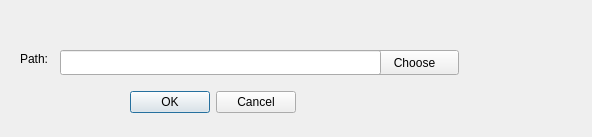
<?xml version="1.0" encoding="UTF-8"?>
<ui version="4.0">
 <class>Choose</class>
 <widget class="QDialog" name="Choose">
  <property name="geometry">
   <rect>
    <x>0</x>
    <y>0</y>
    <width>592</width>
    <height>137</height>
   </rect>
  </property>
  <property name="windowTitle">
   <string>Dialog</string>
  </property>
  <widget class="QDialogButtonBox" name="result">
   <property name="geometry">
    <rect>
     <x>130</x>
     <y>90</y>
     <width>166</width>
     <height>25</height>
    </rect>
   </property>
   <property name="standardButtons">
    <set>QDialogButtonBox::Cancel|QDialogButtonBox::Ok</set>
   </property>
  </widget>
  <widget class="QPushButton" name="choose">
   <property name="geometry">
    <rect>
     <x>370</x>
     <y>50</y>
     <width>89</width>
     <height>25</height>
    </rect>
   </property>
   <property name="text">
    <string>Choose</string>
   </property>
  </widget>
  <widget class="QLabel" name="label">
   <property name="geometry">
    <rect>
     <x>20</x>
     <y>50</y>
     <width>67</width>
     <height>17</height>
    </rect>
   </property>
   <property name="text">
    <string>Path:</string>
   </property>
  </widget>
  <widget class="QLineEdit" name="text">
   <property name="geometry">
    <rect>
     <x>60</x>
     <y>50</y>
     <width>321</width>
     <height>25</height>
    </rect>
   </property>
  </widget>
 </widget>
 <resources/>
 <connections/>
</ui>
